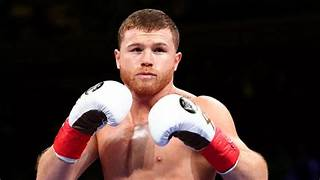
#> input picture Face_Reg_IMG/Canelo/Canelo_0.jpg, 320 x 180 px, found by its file name; its folder holds only this picture in this run
$ python 19_Face_Recognition.py
#> lines starting #> are read from the running program, lines starting #| are printed output that depends on the picture
import os
import cv2 as cv
import numpy as np

people = ['Canelo', 'Donnie', 'JetLi', 'Loma', 'Trump']
DIR = r'/home/Jet/OpenCV/Face_Reg_IMG/'
haar_cascade = cv.CascadeClassifier('haar_face.xml')


features = []
labels = []

def create_train():
    for person in people :
        path = os.path.join(DIR, person)
        label = people.index(person)

        for img in os.listdir(path):
            img_path = os.path.join(path, img)

            img_array = cv.imread(img_path)
#> img_array is the input picture: shape (180, 320, 3); mean B, G, R 45.3, 48.6, 67.8
            gray = cv.cvtColor(img_array, cv.COLOR_BGR2GRAY)
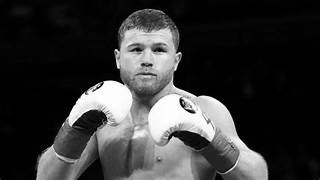
#> gray: shape (180, 320); min 0, max 255, mean 54
            faces_rect = haar_cascade.detectMultiScale(gray, scaleFactor = 1.1, minNeighbors = 4)
#> faces_rect = [[114, 24, 66, 66]]

            for (x, y, w, h) in faces_rect:
                faces_roi = gray[y:y + h, x:x + w]
                features.append(faces_roi)
                labels.append(label)
#> this loop made 1 pass
#> pass 1, in create_train, `faces_roi = gray[y:y + h, x:x + w]`:
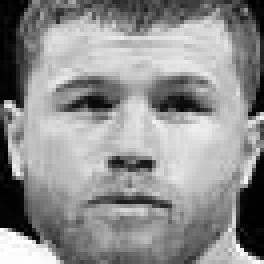
#> faces_roi: shape (66, 66) (shown 4 times larger); min 0, max 255, mean 143.3
#> after the loop, features = 1 item; labels = [0]
#> pass 2 of the loop in create_train, `for person in people :`:
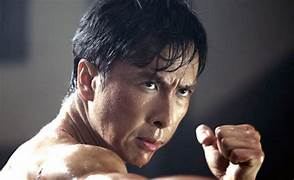
#> input picture Face_Reg_IMG/Donnie/donnie_0.jpg, 294 x 180 px, found by its file name
#> in create_train, img_array is the input picture: shape (180, 294, 3); mean B, G, R 83, 82.5, 90.8
#> in create_train, `gray = cv.cvtColor(img_array, cv.COLOR_BGR2GRAY)`:
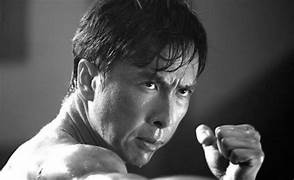
#> gray: shape (180, 294); min 0, max 255, mean 85.1
#> faces_rect = ()

#> (the run stopped early here; a loop or call above may not have finished)
